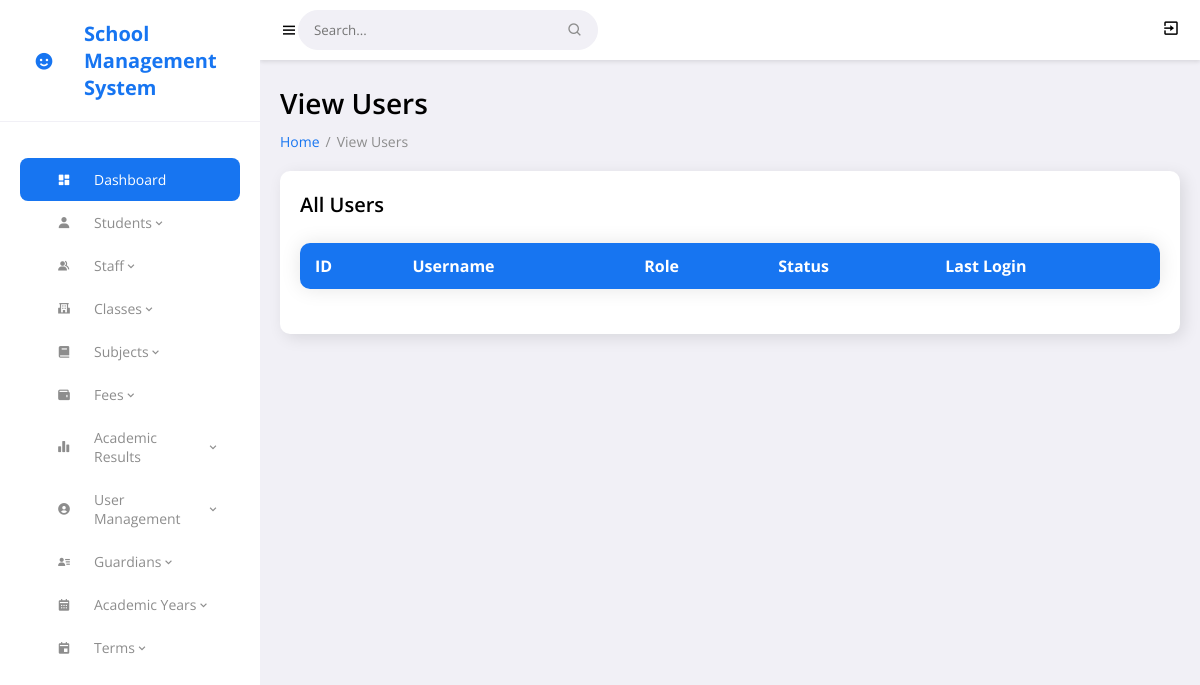
The page /users_view.php on the database as committed earlier.
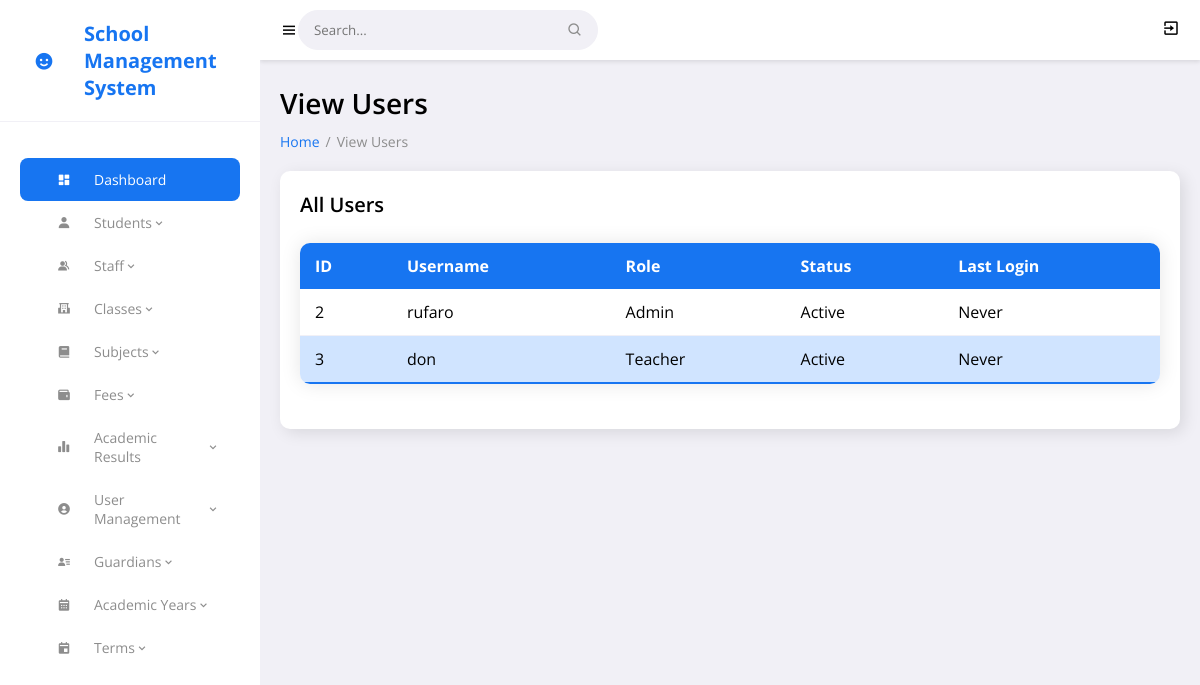
The same page on the database as committed later.
### tables this page shows
CREATE TABLE `users` (
  `user_id` int(11) NOT NULL,
  `username` varchar(50) NOT NULL,
  `password_hash` varchar(255) NOT NULL,
  `user_role` enum('Admin','Teacher','Accountant','Parent') NOT NULL,
  `associated_id` int(11) NOT NULL,
  `last_login` datetime DEFAULT NULL,
  `account_status` enum('Active','Disabled') DEFAULT 'Active'
);

### users_view.php (the view, shortened to what this page needs)
<?php
include 'config.php';
$users = $conn->query("SELECT user_id, username, user_role, account_status, last_login FROM users");
?>
<!DOCTYPE html>
<html lang="en">
<head>
	<link href='https://unpkg.com/boxicons@2.0.9/css/boxicons.min.css' rel='stylesheet'>
	<link rel="stylesheet" href="css/style.css">
</head>
<body>
	<?php include 'includes/sidebar.php'; ?>
	<section id="content">
		<?php include 'includes/navbar.php'; ?>
		<main>
			<h1 class="title">View Users</h1>
			<ul class="breadcrumbs">
				<li><a href="admin_dashboard.php">Home</a></li>
				<li class="divider">/</li>
				<li><a href="#" class="active">View Users</a></li>
			</ul>
			<div class="data">
				<div class="content-data">
					<div class="head">
						<h3>All Users</h3>
					</div>
					<table class="styled-table">
						<thead>
							<tr>
								<th>ID</th>
								<th>Username</th>
								<th>Role</th>
								<th>Status</th>
								<th>Last Login</th>
							</tr>
						</thead>
						<tbody>
							<?php while ($row = $users->fetch_assoc()): ?>
								<tr>
									<td><?php echo $row['user_id']; ?></td>
									<td><?php echo $row['username']; ?></td>
									<td><?php echo $row['user_role']; ?></td>
									<td><?php echo $row['account_status']; ?></td>
									<td><?php echo $row['last_login'] ? $row['last_login'] : 'Never'; ?></td>
								</tr>
							<?php endwhile; ?>
						</tbody>
					</table>
				</div>
			</div>
		</main>
	</section>
</body>
</html>

Rows that differ between the two databases and show on the page:
added users: user_id "2", username "rufaro", user_role "Admin", account_status "Active", shows "Never"
added users: user_id "3", username "don", user_role "Teacher", account_status "Active", shows "Never"
